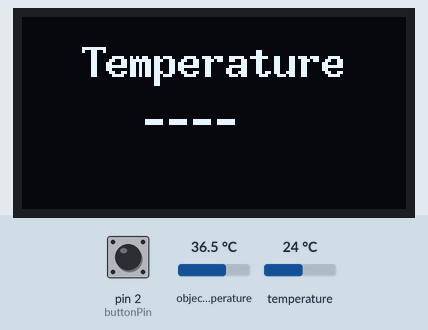
Simulated run of this sketch. Board: Arduino Uno, built with avr-gcc and run on an emulated ATmega328P. On the bench: 128×64 one-colour display. Inputs (shaded band) come from the test bench; at power-on: pin 2 (buttonPin) LOW, object temperature 36.5 °C, temperature 24 °C. What the sketch prints to the serial monitor is not drawn.

Above: at 1.7 s.
1.8 s: pin 2 (buttonPin) pulled HIGH for 0.15 s
At 3.0 s:
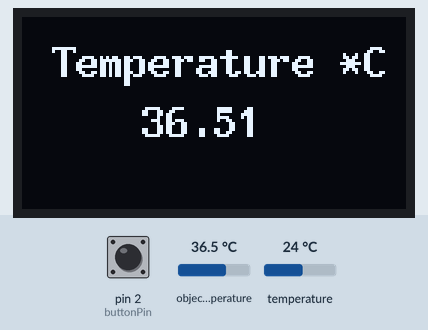
3.4 s: pin 2 (buttonPin) driven HIGH
6.4 s: object temperature set to 20 °C
At 7.9 s:
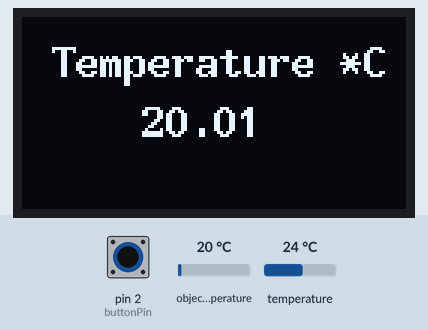
8.3 s: object temperature set to 26 °C
At 9.6 s:
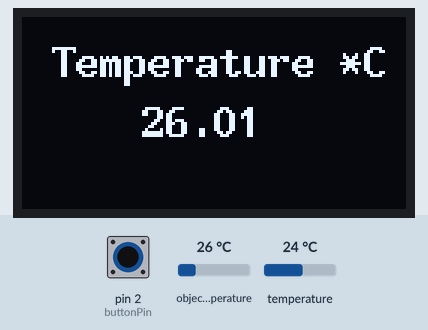
9.9 s: object temperature set to 32 °C
At 11.3 s:
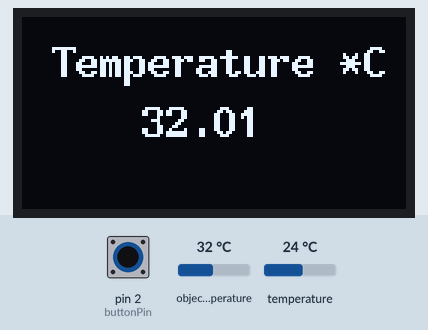
Timing chart, 0 to 12.6 s (numbered marks = the images above; inputs shaded):
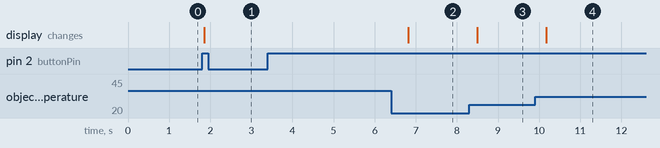

Measured:
- after the input at 1.8 s, the display: changes after 0.06 s (image 1)
- after the input at 3.4 s, every drawn part: stays the same
- after the input at 6.4 s, the display: changes after 0.42 s (image 2)
- after the input at 8.3 s, the display: changes after 0.19 s (image 3)
- after the input at 9.9 s, the display: changes after 0.27 s (image 4)

The sketch:

Temperature_with_Display.ino
```cpp
#include <Arduino.h>
#include <U8g2lib.h>
#include <Wire.h>
#include <Adafruit_MLX90614.h>

//Wiring I2C
//  A4 - SDA
//  A5 - SCLK
//
//Wiring SPI
//  CLK   - 13
//  DATA  - 11
//  CS    - 10
//  DC    - 9
//  RESET - 8


//IR Temperature
Adafruit_MLX90614 mlx = Adafruit_MLX90614();

//OLED Object
U8G2_SSD1306_128X64_NONAME_F_HW_I2C u8g2(U8G2_R0, /* reset=*/ U8X8_PIN_NONE);

//Button
const int buttonPin = 2;

//variable
int buttonState = 0; // push button state

void setup() {
  Serial.begin(9600);
  pinMode(buttonPin, INPUT);

  Serial.println("BITSOC MLX90614 Temperature with OLED Display");


  u8g2.begin();
  initializeDisplay();

}
void loop() {
  buttonState = digitalRead(buttonPin);


  if (buttonState == HIGH) {
    // read temperature and display
    readAndDisplay();
  }
}

void initializeDisplay () {
  u8g2.clearBuffer();          // clear the internal memory
  u8g2.setFont(u8g2_font_t0_16b_tf);  // choose a suitable font
  u8g2.drawStr(20,20,"Temperature"); // write something to the internal memory
  u8g2.drawStr(40,40,"----");
  u8g2.sendBuffer();          // transfer internal memory to the display
  delay(500);
}

void readAndDisplay(){
  mlx.begin(); // This declaration must be inside the reader function
  char tempC [10];
  float tempValue = 0;
  char *pointer_to_created_string;

  Serial.print("Ambient = "); Serial.print(mlx.readAmbientTempC());
  Serial.println();
  tempValue = mlx.readObjectTempC();
  Serial.print("*C\tObject = "); Serial.print(mlx.readObjectTempC()); Serial.println("*C");
  Serial.println();
  pointer_to_created_string = dtostrf(tempValue, 4, 2, tempC);
  Serial.print("converted to string: "); Serial.println(pointer_to_created_string);

  u8g2.clearBuffer();          // clear the internal memory
  u8g2.setFont(u8g2_font_t0_16b_tf);  // choose a suitable font
  u8g2.drawStr(10,20,"Temperature *C"); // write something to the internal memory
  u8g2.drawStr(40,40,pointer_to_created_string);  // write something to the internal memory
  u8g2.sendBuffer();          // transfer internal memory to the display
  delay(500);
}
```
